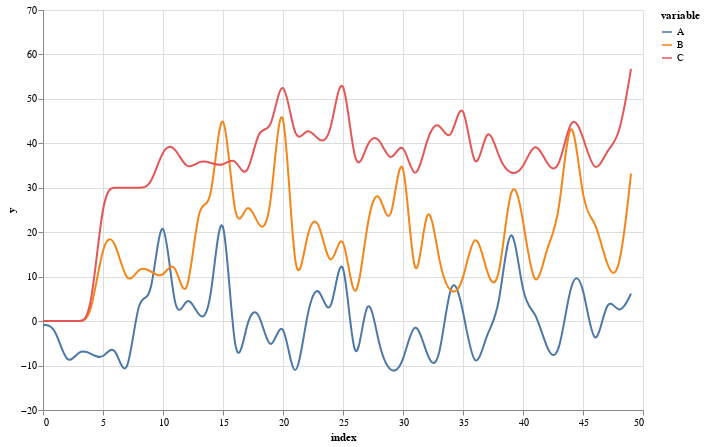

The code cell stored with this chart in its notebook:
### Markdown cell above
## Which is cause and which is effect?

### Code cell
source = data.reset_index().melt("index", var_name="variable", value_name="y")

def line_plot(source):    
    # The basic line
    line = alt.Chart(source).mark_line(interpolate="basis").encode(
        x="index:Q",
        y="y:Q",
        color="variable:N"
    )
    return line.properties(width=600,
                        height=400).interactive()

line_plot(source)

### Figure 1 — Vega-Lite specification as saved in the notebook (floating-point values rounded to 4 significant figures; data arrays with more than 128 entries replaced by an {"elided": "..."} marker saying what was removed)
{"config": {"view": {"continuousWidth": 300, "continuousHeight": 300}}, "data": {"name": "data-ed1725293241689194168e67782c35e8"}, "mark": {"type": "line", "interpolate": "basis"}, "encoding": {"color": {"field": "variable", "type": "nominal"}, "x": {"field": "index", "type": "quantitative"}, "y": {"field": "y", "type": "quantitative"}}, "height": 400, "params": [{"name": "param_4", "select": {"type": "interval", "encodings": ["x", "y"]}, "bind": "scales"}], "width": 600, "$schema": "https://vega.github.io/schema/vega-lite/v5.16.3.json", "datasets": {"data-ed1725293241689194168e67782c35e8": {"elided": "150 records"}}}
